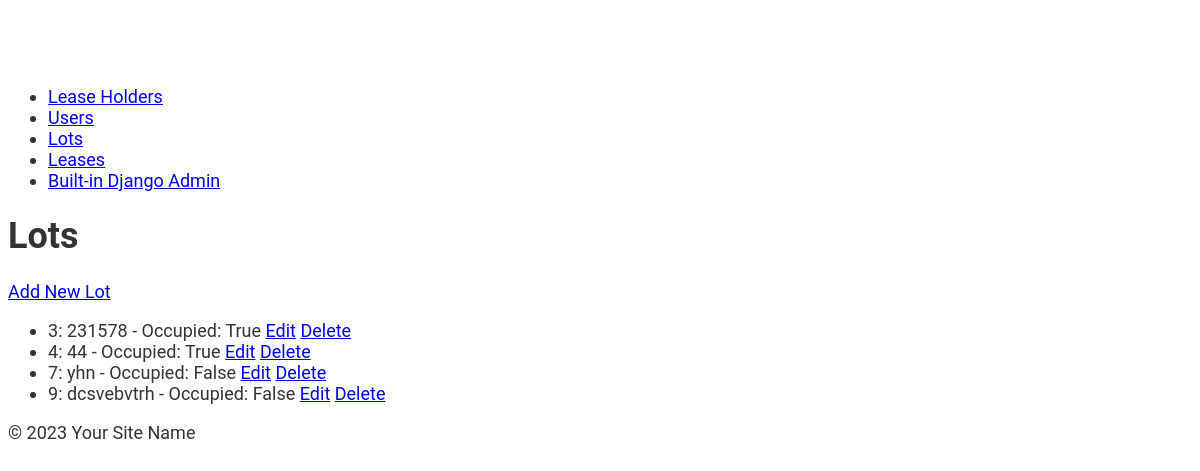
/api/lots/, run on an earlier commit of the app's database.
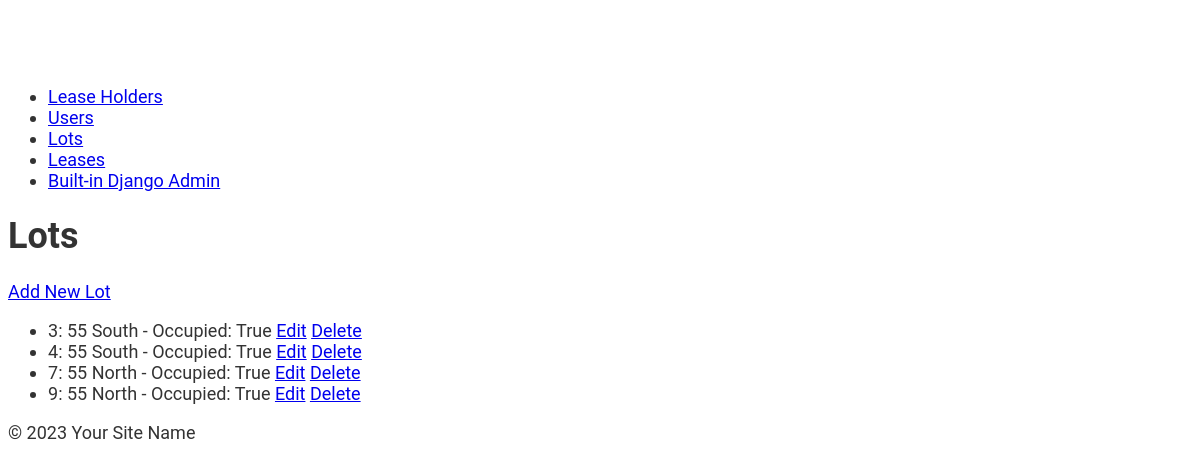
And on a later commit of the database.
### lots/models.py (models this page shows, shortened)
class Lot(models.Model):
    lot_number = models.IntegerField(unique=True, help_text="Unique number identifying the lot")
    lot_address = models.CharField(max_length=300, help_text="Address of the lot")
    occupied = models.BooleanField(default=False, help_text="Flag to indicate if the lot is currently occupied")

### lots/views.py (the view)
# urls.py: path('lots/', lot_list, name='lot_list'),
def lot_list(request):
    lots = Lot.objects.all()
    return render(request, 'lots/lot_list.html', {'lots': lots})

### lots/templates/lots/lot_list.html (shortened to what this page needs)
{% extends 'lots/base.html' %}
{% block content %}
<h1>Lots</h1>
<a href="{% url 'lot_create' %}">Add New Lot</a>
<ul>
    {% for lot in lots %}
    <li>
        {{ lot.lot_number }}: {{ lot.lot_address }} - Occupied: {{ lot.occupied }}
        <a href="{% url 'lot_update' lot.pk %}">Edit</a>
        <a href="{% url 'lot_delete' lot.pk %}">Delete</a>
    </li>
    {% endfor %}
</ul>
{% endblock %}

What changed in the data, as far as the page shows it:
changed Lot (number 1 of 4 on the later page): lot_address "231578" → "55 South"
changed Lot (number 2 of 4 on the later page): lot_address "44" → "55 South"
changed Lot (number 3 of 4 on the later page): lot_address "yhn" → "55 North"; occupied "False" → "True"
changed Lot (number 4 of 4 on the later page): lot_address "dcsvebvtrh" → "55 North"; occupied "False" → "True"
